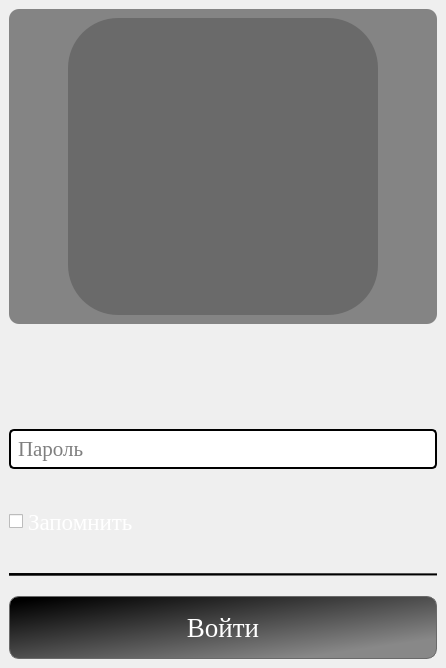
<?xml version="1.0" encoding="UTF-8"?>
<ui version="4.0">
 <class>VkAuthWindow</class>
 <widget class="QMainWindow" name="VkAuthWindow">
  <property name="geometry">
   <rect>
    <x>0</x>
    <y>0</y>
    <width>446</width>
    <height>668</height>
   </rect>
  </property>
  <property name="windowTitle">
   <string>MainWindow</string>
  </property>
  <widget class="QWidget" name="centralwidget">
   <layout class="QGridLayout" name="gridLayout">
    <item row="0" column="0">
     <layout class="QVBoxLayout" name="verticalLayout_3">
      <property name="spacing">
       <number>20</number>
      </property>
      <item>
       <widget class="QFrame" name="frame">
        <property name="styleSheet">
         <string notr="true">background-color: rgb(58, 58, 58, 150);
border-radius: 10px;
padding: 0 50 0 50;</string>
        </property>
        <property name="frameShape">
         <enum>QFrame::StyledPanel</enum>
        </property>
        <property name="frameShadow">
         <enum>QFrame::Raised</enum>
        </property>
        <layout class="QGridLayout" name="gridLayout_2">
         <item row="0" column="0">
          <widget class="QLabel" name="label">
           <property name="styleSheet">
            <string notr="true">border-image: url(:/images/vk.png);
background-color: rgb(0, 0, 0, 50);
border-radius: 50px;
</string>
           </property>
           <property name="text">
            <string/>
           </property>
           <property name="alignment">
            <set>Qt::AlignCenter</set>
           </property>
          </widget>
         </item>
        </layout>
       </widget>
      </item>
      <item>
       <layout class="QVBoxLayout" name="verticalLayout_2">
        <item>
         <layout class="QVBoxLayout" name="verticalLayout">
          <property name="spacing">
           <number>21</number>
          </property>
          <item>
           <widget class="QLabel" name="L_Error">
            <property name="font">
             <font>
              <pointsize>12</pointsize>
             </font>
            </property>
            <property name="styleSheet">
             <string notr="true">QLabel{
	color:rgb(210, 0, 0);
}</string>
            </property>
            <property name="text">
             <string/>
            </property>
            <property name="alignment">
             <set>Qt::AlignCenter</set>
            </property>
            <property name="wordWrap">
             <bool>true</bool>
            </property>
           </widget>
          </item>
          <item>
           <widget class="QLineEdit" name="LE_Pass">
            <property name="font">
             <font>
              <family>Georgia</family>
              <pointsize>16</pointsize>
             </font>
            </property>
            <property name="styleSheet">
             <string notr="true">QLineEdit{
	border: 2px solid black;
	border-radius: 5px;
	padding: 5 5 5 5;
}

QLineEdit:focus{
	border-color: rgb(82, 158, 244);
}</string>
            </property>
            <property name="echoMode">
             <enum>QLineEdit::Password</enum>
            </property>
            <property name="placeholderText">
             <string>Пароль</string>
            </property>
           </widget>
          </item>
          <item>
           <layout class="QHBoxLayout" name="horizontalLayout">
            <property name="spacing">
             <number>0</number>
            </property>
            <item>
             <widget class="QCheckBox" name="checkBox">
              <property name="sizePolicy">
               <sizepolicy hsizetype="Minimum" vsizetype="Minimum">
                <horstretch>0</horstretch>
                <verstretch>0</verstretch>
               </sizepolicy>
              </property>
              <property name="font">
               <font>
                <family>Georgia</family>
                <pointsize>17</pointsize>
               </font>
              </property>
              <property name="cursor">
               <cursorShape>PointingHandCursor</cursorShape>
              </property>
              <property name="styleSheet">
               <string notr="true">QCheckBox{
	color: rgb(255, 255, 255);
}

QCheckBox::indicator:unchecked {
    image: url(:/images/checkbox_unchecked.png);
}

QCheckBox::indicator:checked {
    image: url(:/images/checkbox_checked.png);
}
</string>
              </property>
              <property name="text">
               <string>Запомнить</string>
              </property>
             </widget>
            </item>
            <item>
             <widget class="QLabel" name="label_2">
              <property name="text">
               <string/>
              </property>
             </widget>
            </item>
            <item>
             <spacer name="horizontalSpacer">
              <property name="orientation">
               <enum>Qt::Horizontal</enum>
              </property>
              <property name="sizeHint" stdset="0">
               <size>
                <width>40</width>
                <height>20</height>
               </size>
              </property>
             </spacer>
            </item>
           </layout>
          </item>
         </layout>
        </item>
        <item>
         <widget class="Line" name="line">
          <property name="cursor">
           <cursorShape>ArrowCursor</cursorShape>
          </property>
          <property name="styleSheet">
           <string notr="true">background-color: qlineargradient(spread:pad, x1:0, y1:0, x2:1, y2:1, stop:0.0505618 rgba(0, 0, 0, 255), stop:0.837079 rgba(136, 136, 136, 255));</string>
          </property>
          <property name="frameShadow">
           <enum>QFrame::Plain</enum>
          </property>
          <property name="midLineWidth">
           <number>6</number>
          </property>
          <property name="orientation">
           <enum>Qt::Horizontal</enum>
          </property>
         </widget>
        </item>
        <item>
         <widget class="QPushButton" name="PB_Enter">
          <property name="font">
           <font>
            <family>Georgia</family>
            <pointsize>20</pointsize>
           </font>
          </property>
          <property name="cursor">
           <cursorShape>PointingHandCursor</cursorShape>
          </property>
          <property name="styleSheet">
           <string notr="true">QPushButton{
	border: 1px solid rgb(106, 106, 106);
	border-radius: 10px;
	padding: 15 5 15 5;
	color: rgb(255, 255, 255);
	background-color: qlineargradient(spread:pad, x1:0, y1:0, x2:1, y2:1, stop:0.0505618 rgba(0, 0, 0, 255), stop:0.837079 rgba(136, 136, 136, 255));
}

QPushButton:hover{
	border-color: rgb(255, 255, 255);
	background-color: qlineargradient(spread:pad, x1:0, y1:0, x2:1, y2:1, stop:0.0505618 rgba(50, 50, 50, 255), stop:0.837079 rgba(180, 180, 180, 255));
}</string>
          </property>
          <property name="text">
           <string>Войти</string>
          </property>
         </widget>
        </item>
       </layout>
      </item>
     </layout>
    </item>
   </layout>
  </widget>
 </widget>
 <resources/>
 <connections/>
</ui>
